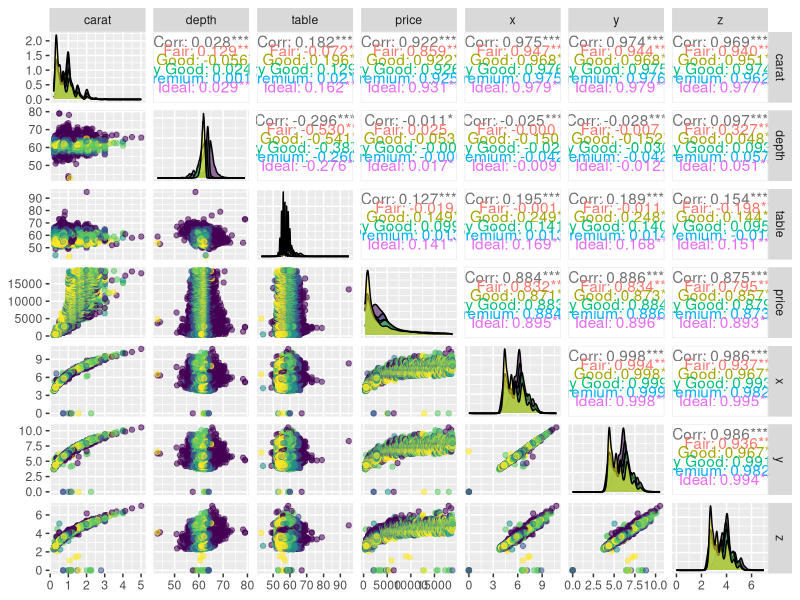
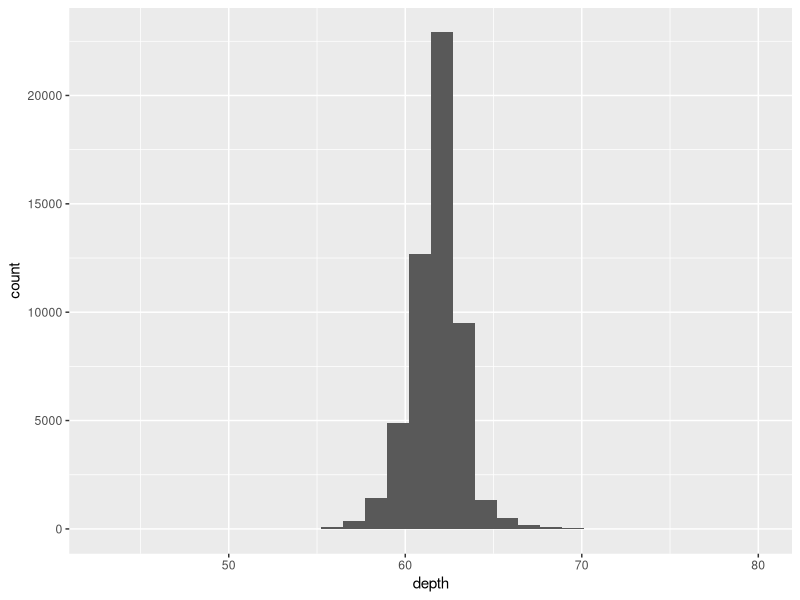
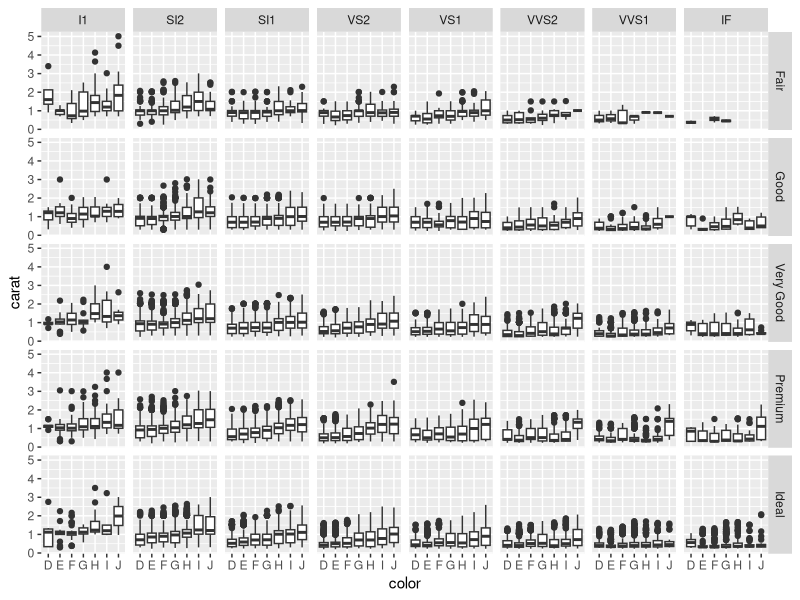
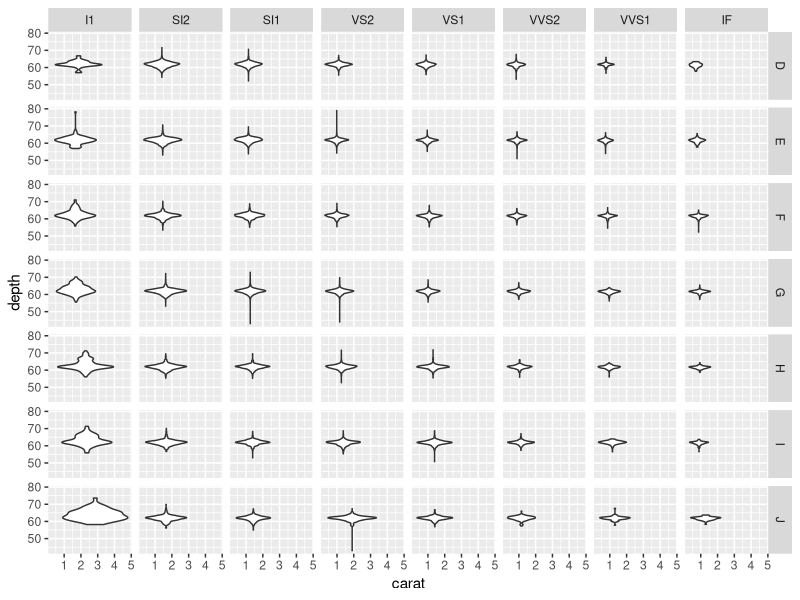

Reproduce these figures in R, in order.
## ---- chunk 1
library(tidyverse)
# library(crosstable)
library(ggplot2)
library(GGally)
## ---- chunk 2
diamonds
## ---- chunk 3
diamonds %>% 
  subset(y < 20) %>% subset(z < 10) %>% # para quitar 3 puntos outliers
  ggpairs(columns = c(1,5:10), aes(color = cut, alpha = 0.5))
# ggpairs(diamonds, aes(color = cut, alpha = 0.5))
## ---- chunk 4
gr1 <- ggplot(diamonds, aes(depth)) + 
  geom_histogram()
gr1
## ---- chunk 5
unaTablita <- table(cut(diamonds$depth, breaks = c(54,56,58,60,62,64,66,68,70)))
prop.table(unaTablita)
unaTablita
## ---- chunk 6
# CrossTable(diamonds$color, diamonds$cut, prop.t=TRUE, prop.r=TRUE, prop.c=TRUE)
## ---- chunk 7
summary(diamonds)
## ---- chunk 8
gr2 <- ggplot(diamonds, aes(x = color, y = carat)) + 
  geom_boxplot() +
  facet_grid(rows = vars(cut), cols = vars(clarity))
gr2
## ---- chunk 9
gr3 <- ggplot(diamonds, aes(x = carat, y = depth)) + 
  geom_violin() +
#    geom_dotplot() +
  facet_grid(rows = vars(color), cols = vars(clarity))
gr3
## ---- chunk 10
library(tidyverse)
library(ggplot2)
## ---- chunk 11


irisTidy <- tibble(iris)
nombres <- c("Sepal.Length","Sepal.Width","Petal.Length","Petal.Width")
irisTidy <- irisTidy %>% pivot_longer(all_of(nombres), names_to = "Variable", values_to = "valor")
irisTidy
## ---- chunk 12
q1 <- function(data) {
  quantile(data, probs = 0.25)[[1]]
  # también podría ser fivenum(data)[2]
}
q2 <- function(data) {
  quantile(data, probs = 0.5)[[1]]
  # también podría ser fivenum(data)[3]
}
q3 <- function(data) {
  quantile(data, probs = 0.75)[[1]]
  # también podría ser fivenum(data)[4]
}
## ---- chunk 13
indicesIris <- irisTidy %>% group_by(Species,Variable) %>% reframe(n = n(), media = mean(valor), q1 = q1(valor), mediana = median(valor),q2 = q2(valor), sd = sd(valor), varianza = var(valor), cv = sd/media)
indicesIris
